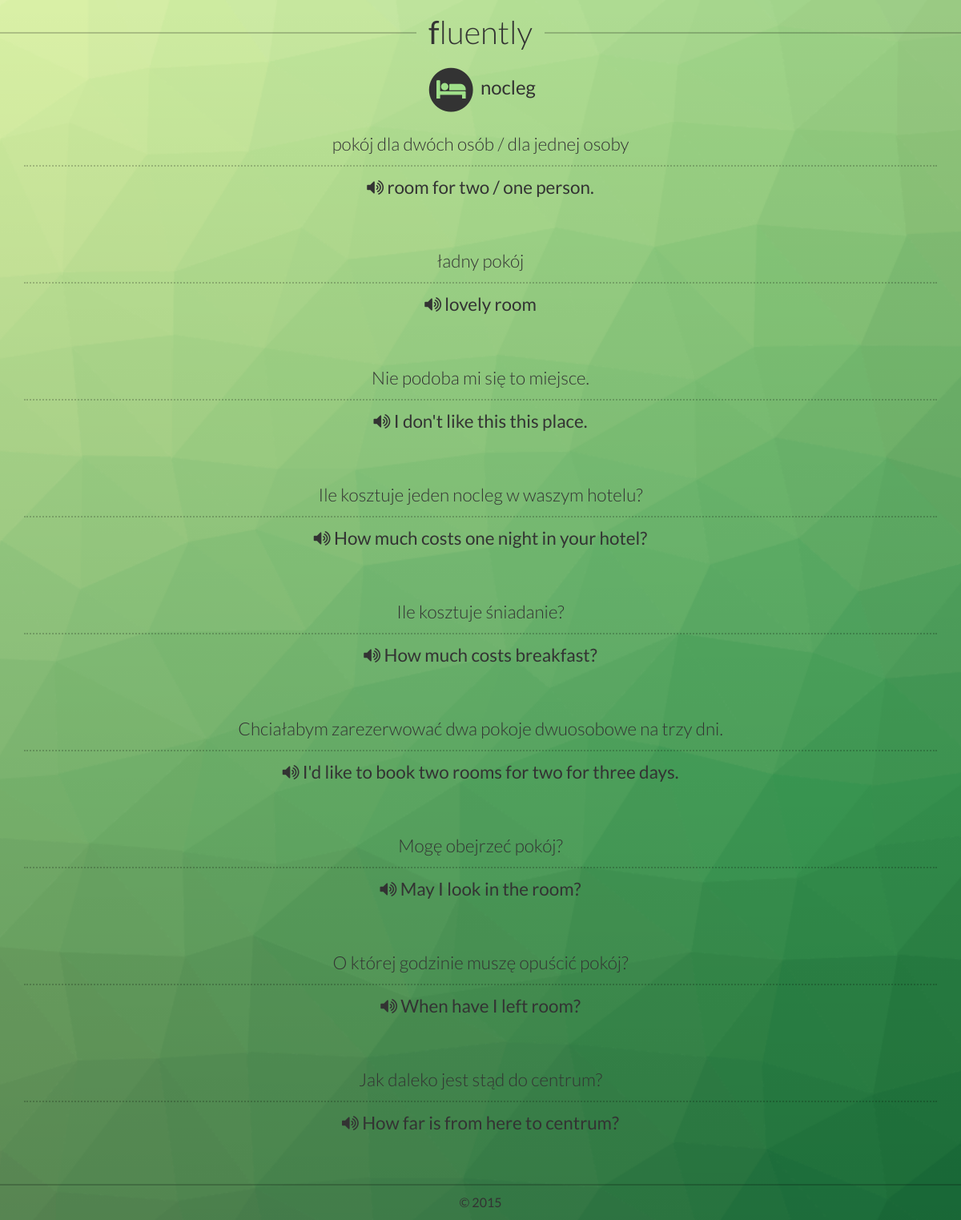
Screenshot of /nocleg with the database file from the repository.
### tables this page shows
CREATE TABLE phrases (
  id INTEGER PRIMARY KEY autoincrement,
  priority INTEGER,
  english VARCHAR(255),
  polish VARCHAR(255),
  category VARCHAR(255) NOT NULL
);

### fluently.py (the view)
@app.route('/nocleg')
def nocleg():
    cur = get_db().execute('SELECT * FROM phrases WHERE category LIKE "%nocleg%" ORDER BY priority')
    names = list(map(lambda x: x[0], cur.description))
    print(names)
    phrases = []
    for phrase in cur:
        phrases.append(phrase)
    print(phrases)
    return render_template('phrasebook-template.html', phrases=phrases, category = 'nocleg', image = 'fa-bed')

### fluently.py (called while the page is built)
def connect_db():
    return sqlite3.connect(app.config['DATABASE'])

@app.before_request
def before_request():
    g.db = connect_db()

@app.teardown_request
def teardown_request(exception):
    db = getattr(g, 'db', None)
    if db is not None:
        db.close()

def get_db():
    db = getattr(g, '_database', None)
    if db is None:
        db = g._database = connect_db()
    return db

### templates/phrasebook-template.html (shortened to what this page needs)
<!doctype html>
<html>
<head>
	<link rel="stylesheet" href="https://maxcdn.bootstrapcdn.com/font-awesome/4.4.0/css/font-awesome.min.css">
	<link rel="stylesheet" href="../static/bootstrap.min.css">
	<link rel="stylesheet" href="../static/main.css">
</head>
<body>
	<header>
		<h1><span><b>f</b>luently</span></h1>
		<h2>
			<span class="fa-stack fa-lg">
				<i class="fa fa-circle fa-stack-2x"></i>
				<i class="fa {{ image }} fa-stack-1x fa-inverse"></i>
			</span>
			{{ category }}
		</h2>
	</header>
	<div class="container">
		<div class="row phrasebook">
			{% for phrase in phrases%}
			<div class="col-xs-12 item">
				<p class="native">{{ phrase[3] }}</p>
				<p class="foreign"><a href="#"><i class="fa fa-volume-up"></i> {{ phrase[2] }}</a></p>
			</div>
			{% endfor %}
		</div>
	</div>
	<footer>
		<small>&copy; 2015</small>
	</footer>
</body>
</html>

### static/main.css (style rules this page uses)
html, body { width: 100%; min-height: 100%; font-size: 16px; font-family: "Lato", sans-serif; padding-top: 20px; overflow-x: hidden; }
body { "pattern.png"); background: -webkit-gradient(linear, 50% 0%, 50% 100%, color-stop(0%, rgba(0, 0, 0, 0)), color-stop(100%, rgba(0, 0, 0, 0.2))), center center/cover url("pattern.png"); background: -moz-linear-gradient(top, rgba(0, 0, 0, 0), rgba(0, 0, 0, 0.2)), center center/cover url("pattern.png"); background: -webkit-linear-gradient(top, rgba(0, 0, 0, 0), rgba(0, 0, 0, 0.2)), center center/cover url("pattern.png"); background: linear-gradient(to bottom, rgba(0, 0, 0, 0), rgba(0, 0, 0, 0.2)), center center/cover url("pattern.png"); padding-top: 20px; }
.fa-stack-1x { color: #9fdf89; }
a, a:link, a:visited { color: #333; text-decoration: none; }
h1 { margin: 0 0 20px; text-align: center; font-size: 2.5rem; font-weight: 300; }
h1 b { font-weight: 400; }
h1 { line-height: 0; text-align: center; }
h1 span { display: inline-block; position: relative; }
h1 span:before, h1 span:after { content: ""; position: absolute; height: 5px; border-top: 2px solid rgba(0, 0, 0, 0.2); top: 0; width: 1200px; }
h1 span:before { right: 100%; margin-right: 15px; }
h1 span:after { left: 100%; margin-left: 15px; }
h2 { text-align: center; font-size: 1.5rem; margin: 40px 0 20px; }
body > footer { border-top: 2px solid rgba(0, 0, 0, 0.2); text-align: center; padding: 10px 0; display: block; width: 100%; }
body > footer small { font-size: 1rem; margin: 0; padding: 0; }
.phrasebook p { font-size: 1.4rem; text-align: center; }
.phrasebook .native { font-weight: 300; border-bottom: 2px dotted rgba(0, 0, 0, 0.2); padding-bottom: 10px; }
.phrasebook .foreign { font-weight: 400; }
.phrasebook .item + .item { margin-top: 50px; }
.phrasebook > div:last-child { padding-bottom: 50px; }

### rows the page displays
phrases: polish "pokój dla dwóch osób / dla jednej osoby", english "room for two / one person."
phrases: polish "ładny pokój", english "lovely room"
phrases: polish "Nie podoba mi się to miejsce.", english "I don't like this this place."
phrases: polish "Ile kosztuje jeden nocleg w waszym hotelu?", english "How much costs one night in your hotel?"
phrases: polish "Ile kosztuje śniadanie?", english "How much costs breakfast?"
phrases: polish "Chciałabym zarezerwować dwa pokoje dwuosobowe na trzy dni.", english "I'd like to book two rooms for two for three days."
phrases: polish "Mogę obejrzeć pokój?", english "May I look in the room?"
phrases: polish "O której godzinie muszę opuścić pokój?", english "When have I left room?"
phrases: polish "Jak daleko jest stąd do centrum?", english "How far is from here to centrum?"

### other values shown
{{ category }} "nocleg"
